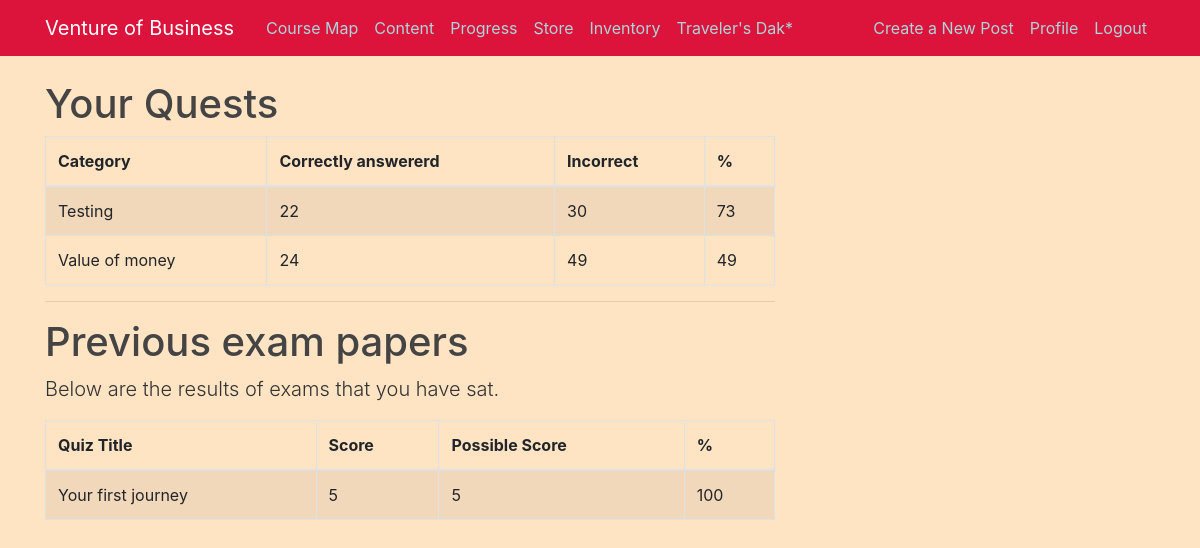
/quiz/progress/ (signed in), run on the app's committed database.
### quiz/models.py (models this page shows, shortened)
class Category(models.Model):
    category = models.CharField(
        verbose_name=_("Category"),
        max_length=250, blank=True,
        unique=True, null=True)
    objects = CategoryManager()
    class Meta:
        verbose_name = _("Category")
        verbose_name_plural = _("Categories")

class Sitting(models.Model):
    user = models.ForeignKey(settings.AUTH_USER_MODEL, verbose_name=_("User"), on_delete=models.CASCADE)
    quiz = models.ForeignKey(Quiz, verbose_name=_("Quiz"), on_delete=models.CASCADE)
    question_order = models.CharField(validators=[validate_comma_separated_integer_list],
        max_length=1024, verbose_name=_("Question Order"))
    question_list = models.CharField(validators=[validate_comma_separated_integer_list],
        max_length=1024, verbose_name=_("Question List"))
    incorrect_questions = models.CharField(validators=[validate_comma_separated_integer_list],
        max_length=1024, blank=True, verbose_name=_("Incorrect questions"))
    current_score = models.IntegerField(verbose_name=_("Current Score"))
    complete = models.BooleanField(default=False, blank=False,
                                   verbose_name=_("Complete"))
    user_answers = models.TextField(blank=True, default='{}',
                                    verbose_name=_("User Answers"))
    start = models.DateTimeField(auto_now_add=True,
                                 verbose_name=_("Start"))
    end = models.DateTimeField(null=True, blank=True, verbose_name=_("End"))
    objects = SittingManager()
    class Meta:
        permissions = (("view_sittings", _("Can see completed exams.")),)
    def _question_ids(self):
        return [int(n) for n in self.question_order.split(',') if n]
    @property
    def get_percent_correct(self):
        dividend = float(self.current_score)
        divisor = len(self._question_ids())
        if divisor < 1:
            return 0            # prevent divide by zero error
        if dividend > divisor:
            return 100
        correct = int(round((dividend / divisor) * 100))
        if correct >= 1:
            return correct
        else:
            return 0
    @property
    def get_max_score(self):
        return len(self._question_ids())

class Quiz(models.Model):
    title = models.CharField(
        verbose_name=_("Title"),
        max_length=60, blank=False)
    description = models.TextField(
        verbose_name=_("Description"),
        blank=True, help_text=_("a description of the quiz"))
    url = models.SlugField(
        max_length=60, blank=False,
        help_text=_("a user friendly url"),
        verbose_name=_("user friendly url"))
    category = models.ForeignKey(
        Category, null=True, blank=True,
        verbose_name=_("Category"),
        on_delete=models.CASCADE)
    random_order = models.BooleanField(
        blank=False, default=False,
        verbose_name=_("Random Order"),
        help_text=_("Display the questions in "
                    "a random order or as they "
                    "are set?"))
    max_questions = models.PositiveIntegerField(
        blank=True, null=True, verbose_name=_("Max Questions"),
        help_text=_("Number of questions to be answered on each attempt."))
    answers_at_end = models.BooleanField(
        blank=False, default=False,
        help_text=_("Correct answer is NOT shown after question."
                    " Answers displayed at the end."),
        verbose_name=_("Answers at end"))
    exam_paper = models.BooleanField(
        blank=False, default=False,
        help_text=_("If yes, the result of each"
                    " attempt by a user will be"
                    " stored. Necessary for marking."),
        verbose_name=_("Exam Paper"))
    single_attempt = models.BooleanField(
        blank=False, default=False,
        help_text=_("If yes, only one attempt by"
                    " a user will be permitted."
                    " Non users cannot sit this exam."),
        verbose_name=_("Single Attempt"))
    pass_mark = models.SmallIntegerField(
        blank=True, default=0,
        verbose_name=_("Pass Mark"),
        help_text=_("Percentage required to pass exam."),
        validators=[MaxValueValidator(100)])
    success_text = models.TextField(
        blank=True, help_text=_("Displayed if user passes."),
        verbose_name=_("Success Text"))
    fail_text = models.TextField(
        verbose_name=_("Fail Text"),
        blank=True, help_text=_("Displayed if user fails."))
    draft = models.BooleanField(
        blank=True, default=False,
        verbose_name=_("Draft"),
        help_text=_("If yes, the quiz is not displayed"
                    " in the quiz list and can only be"
                    " taken by users who can edit"
                    " quizzes."))
    class Meta:
        verbose_name = _("Quiz")
        verbose_name_plural = _("Quizzes")

### quiz/views.py (the view)
class QuizUserProgressView(TemplateView):
    template_name = 'progress.html'
    @method_decorator(login_required)
    def dispatch(self, request, *args, **kwargs):
        return super(QuizUserProgressView, self)\
            .dispatch(request, *args, **kwargs)
    def get_context_data(self, **kwargs):
        context = super(QuizUserProgressView, self).get_context_data(**kwargs)
        progress, c = Progress.objects.get_or_create(user=self.request.user)
        context['cat_scores'] = progress.list_all_cat_scores
        context['exams'] = progress.show_exams()
        return context

### quiz/models.py (called while the page is built)
    def show_exams(self):
        return Sitting.objects.filter(user=self.user, complete=True)

### quiz/templates/progress.html (shortened to what this page needs)
{% extends "blog/base.html" %}
{% load i18n %}
{% load quiz_tags %}
{% block content %}
  {% if cat_scores %}
  <h1>{% trans "Your Quests" %}</h1>
  <table class="table table-bordered table-striped">
	<thead>
	  <tr>
		<th>{% trans "Category" %}</th>
		<th>{% trans "Correctly answererd" %}</th>
		<th>{% trans "Incorrect" %}</th>
		<th>%</th>
	  </tr>
	</thead>
	<tbody>
	  {% for cat, value in cat_scores.items %}
	  <tr>
		<td>{{ cat }}</td>
		<td>{{ value.0 }}</td>
		<td>{{ value.1 }}</td>
		<td>{{ value.2 }}</td>
	  </tr>
	  {% endfor %}
	</tbody>
  </table>
  {% endif %}
  {% if exams %}
  <hr>
  <h1>{% trans "Previous exam papers" %}</h1>
  <p class="lead">
	{% trans "Below are the results of exams that you have sat." %}
  </p>
  <table class="table table-bordered table-striped">
	<thead>
	  <tr>
		<th>{% trans "Quiz Title" %}</th>
		<th>{% trans "Score" %}</th>
		<th>{% trans "Possible Score" %}</th>
		<th>%</th>
	  </tr>
	</thead>
	<tbody>
	  {% for exam in exams %}
	  <tr>
		<td>{{ exam.quiz.title }}</td>
		<td>{{ exam.current_score }}</td>
		<td>{{ exam.get_max_score }}</td>
		<td>{{ exam.get_percent_correct }}</td>
	  </tr>
	  {% endfor %}
	</tbody>
  </table>
  {% endif %}
{% endblock %}

### blog/static/blog/main.css (style rules this page uses)
body { background: #fafafa; color: #333333; margin-top: 5rem; }
h1, h2, h3, h4, h5, h6 { color: #444444; }

### data on the page
Category: cat_scores "Testing"
Category: cat_scores "Value of money"
Sitting: quiz "Your first journey", current_score "5", get_max_score "5", get_percent_correct "100"

### other printed values
{{ value.0 }} "22" "24"
{{ value.1 }} "30" "49"
{{ value.2 }} "73" "49"
